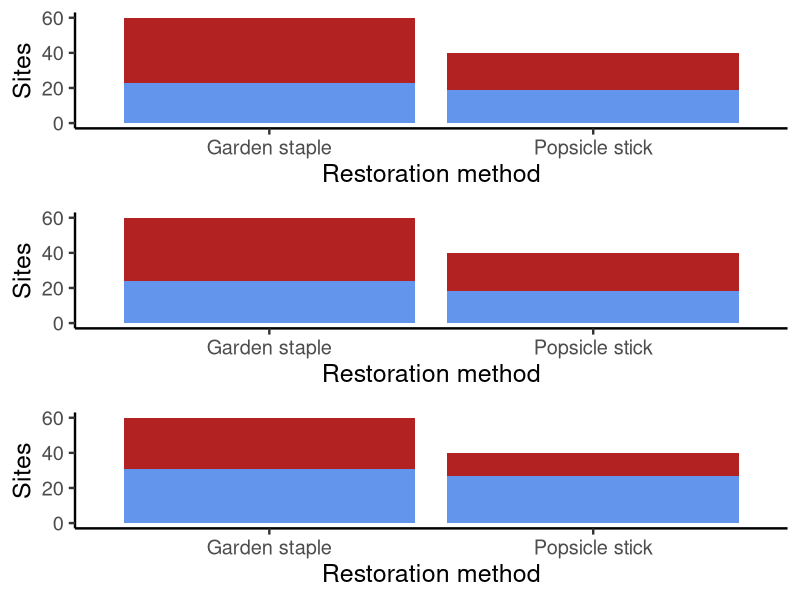
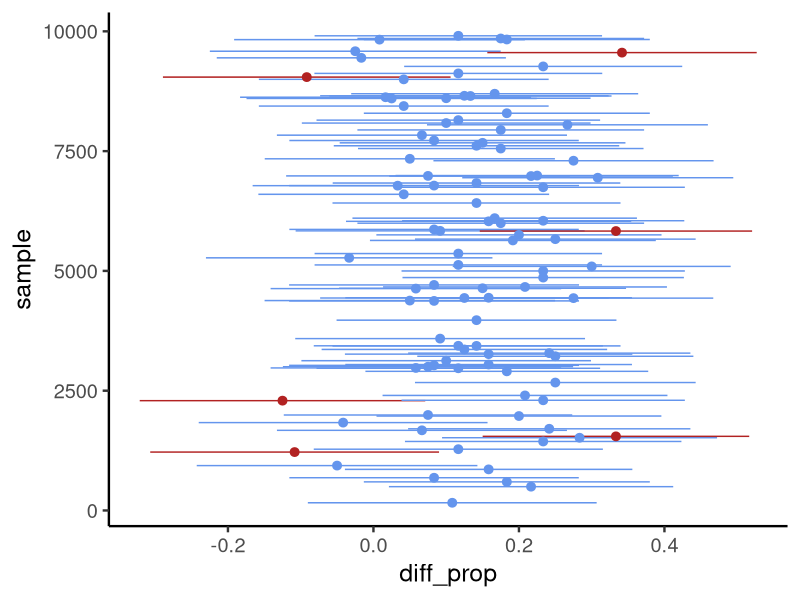
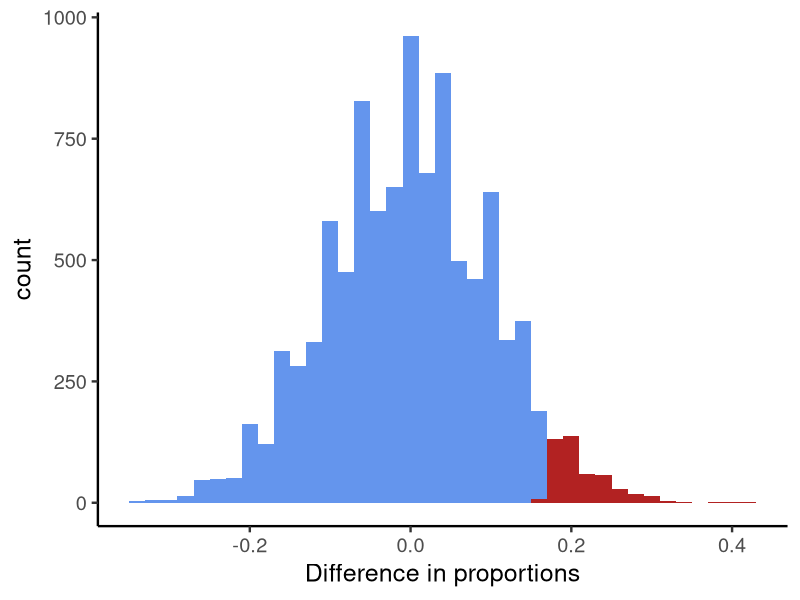
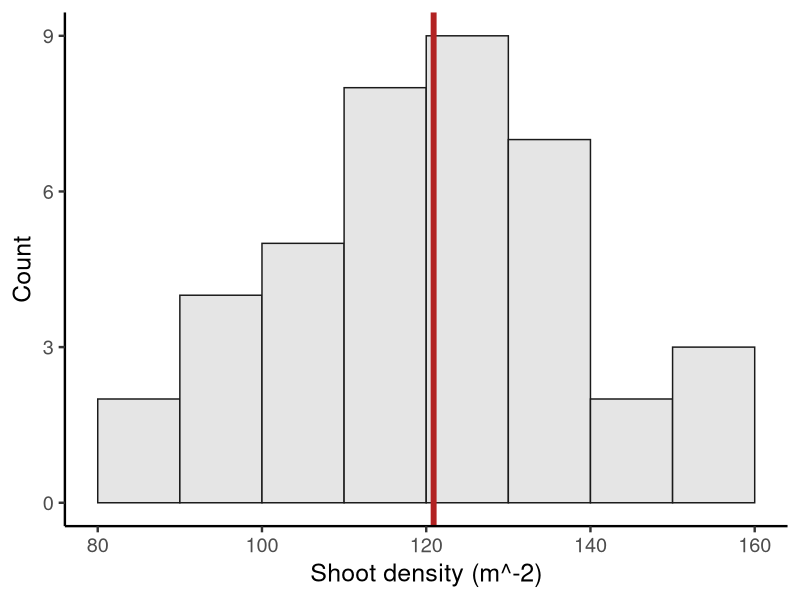
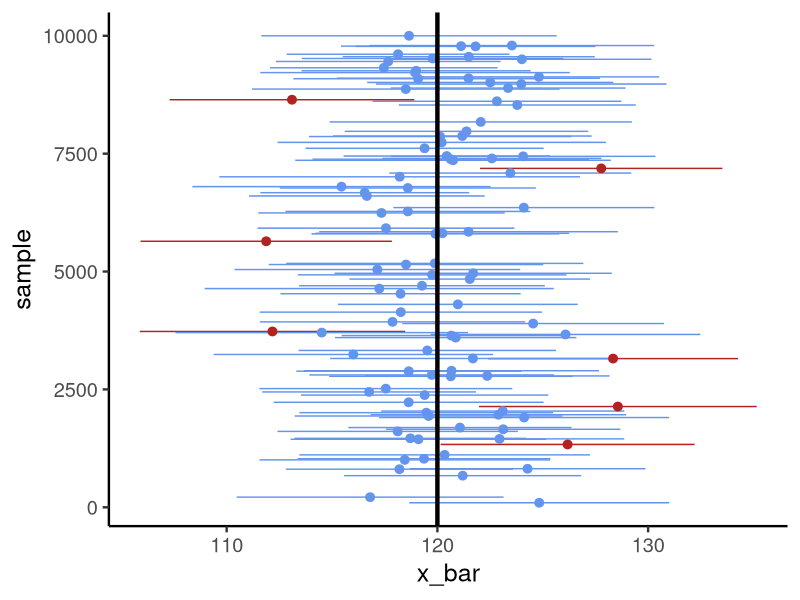
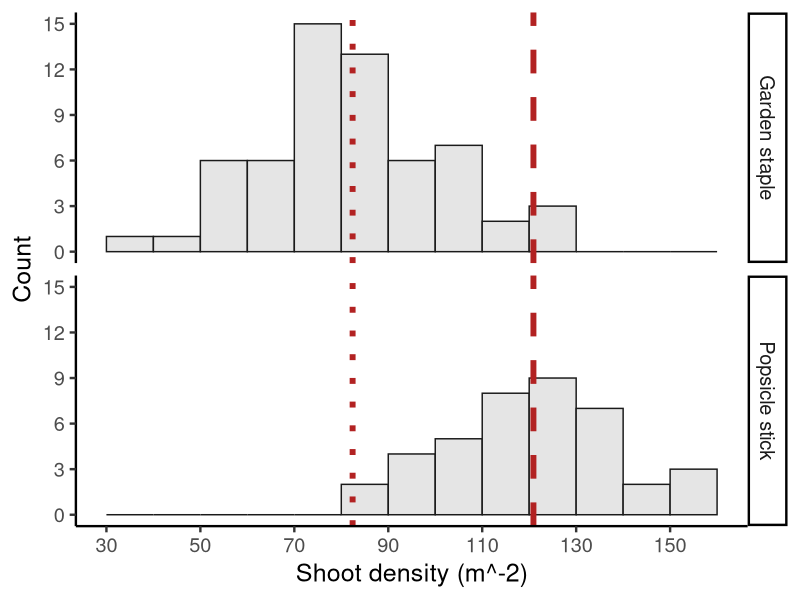
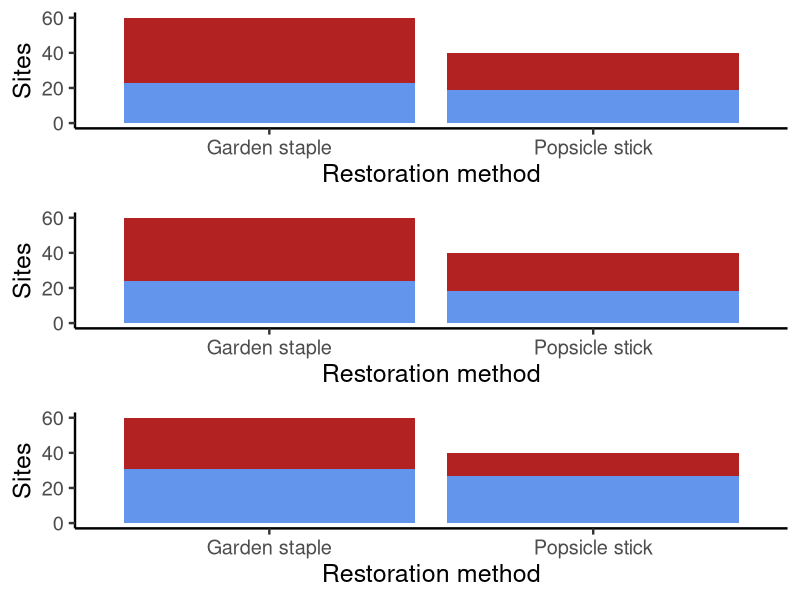
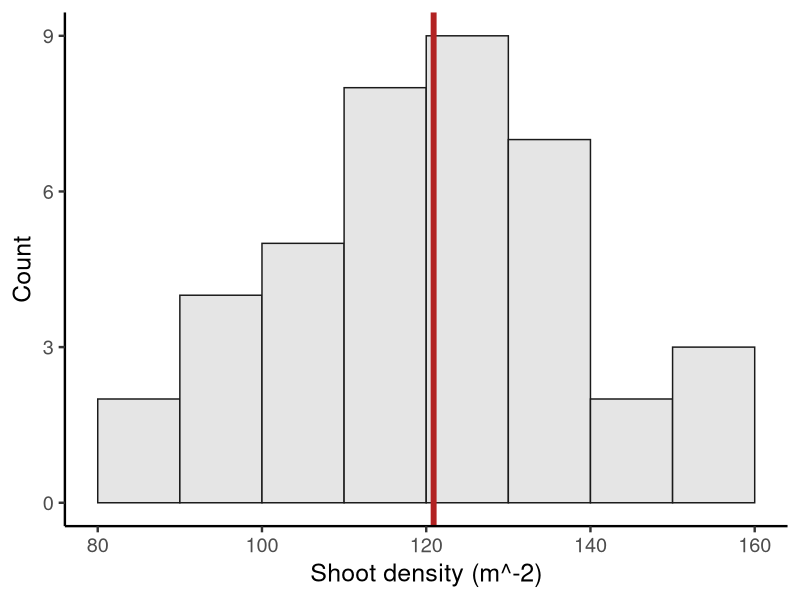

R code for these plots, in order:
library(tidyverse)
theme_set(theme_classic(18))
set.seed(123)


# How to run a statistical "experiment" -----------------------------------

# This is the population:
p1 <- 0.42
p2 <- 0.55
n1 <- 60
n2 <- 40

# Here are three samples
plot_sample <- function() {
  x1 <- rbinom(1, size = n1, prob = p1)
  x2 <- rbinom(1, size = n2, prob = p2)
  rbind(
    tibble(treatment = "Garden staple", success = c(rep(1, x1), rep(0, n1 - x1))),
    tibble(treatment = "Popsicle stick", success = c(rep(1, x2), rep(0, n2 - x2)))
  ) %>% 
    mutate(success_fct = factor(success, labels = c("Fail", "Succeed"))) %>% 
    ggplot(aes(treatment, fill = success_fct)) +
    geom_bar() +
    scale_fill_manual(values = c("firebrick", "cornflowerblue")) +
    labs(x = "Restoration method",
         y = "Sites",
         fill = "Outcome") +
    theme(legend.position = "none")
}
cowplot::plot_grid(
  plot_sample(),
  plot_sample(),
  plot_sample(),
  ncol = 1
)
ggsave("course-materials/lecture-slides/scratch/week5/3samples.png",
       width = 4,
       height = 8,
       units = "in")


# confidence interval -----------------------------------------------------

# Claim: a 95% confidence interval contains the population parameter 95% of the time

# 1. Choose parameters and predictor
p1 <- 0.42
p2 <- 0.55
n1 <- 60
n2 <- 40

# 2. Simulate many samples
n_samples <- 1e4
x1 <- rbinom(n = n_samples,
             size = n1,
             prob = p1)
x2 <- rbinom(n = n_samples,
             size = n2,
             prob = p2)

# 3. Calculate statistic for each sample
p1_hat <- x1 / n1
p2_hat <- x2 / n2
diff_prop <- p2_hat - p1_hat

# 4. Calculate standard error for CI
se_diff_prop <- sqrt(p1_hat * (1 - p1_hat) / n1 + p2_hat * (1 - p2_hat) / n2)

# 5. Calculate CI for each sample
ci_95_lwr <- qnorm(0.025, mean = diff_prop, sd = se_diff_prop)
ci_95_upr <- qnorm(0.975, mean = diff_prop, sd = se_diff_prop)

# 6. Calculate coverage
covered <- ci_95_lwr <= p2 - p1 & p2 - p1 <= ci_95_upr
coverage <- mean(covered)
coverage

# 7. Visualize result
tibble(sample = 1:n_samples, 
       diff_prop, 
       ci_95_lwr, 
       ci_95_upr,
       covered = ci_95_lwr <= p2 - p1 & p2 - p1 <= ci_95_upr) %>% 
  sample_n(100) %>% 
  ggplot(aes(diff_prop, sample, xmin = ci_95_lwr, xmax = ci_95_upr, color = covered)) +
  geom_pointrange() +
  scale_color_manual(values = c(`FALSE` = "firebrick", `TRUE` = "cornflowerblue")) +
  theme(legend.position = "none")


# hypothesis test ---------------------------------------------------------

# Claim: at alpha=0.05, p values reject the null hypothesis correctly 95% of the time

# 1. Choose parameters and predictor FOR THE NULL HYPOTHESIS
p <- 0.5
n1 <- 60
n2 <- 40

# 2. Simulate many samples
n_samples <- 1e4
x1 <- rbinom(n = n_samples,
             size = n1,
             prob = p)
x2 <- rbinom(n = n_samples,
             size = n2,
             prob = p)

# 3. Calculate statistic for each sample
p1_hat <- x1 / n1
p2_hat <- x2 / n2
diff_prop <- p2_hat - p1_hat

# 4. Calculate standard error for null hypothesis
p_hat <- (x1 + x2) / (n1 + n2)
se_null <- sqrt(p_hat * (1 - p_hat) * (1 / n1 + 1 / n2))

# 5. Calculate p value
pval <- pnorm(diff_prop, mean = 0, sd = se_null, lower.tail = FALSE)
mean(pval <= 0.05)

# 6. Visualize result
tibble(diff_prop,
       reject = pval <= 0.05) %>% 
  ggplot(aes(diff_prop, fill = reject)) +
  geom_histogram(binwidth = 0.02) +
  scale_fill_manual(values = c(`FALSE` = "cornflowerblue", `TRUE` = "firebrick")) +
  labs(x = "Difference in proportions") +
  theme(legend.position = "none") 


# One sample mean ---------------------------------------------------------
set.seed(123)

mu <- 120
sigma <- 20
n <- 40

# Here is the sample
x <- rnorm(n, mu, sigma)
x_bar <- mean(x)
restoration_1mean <- tibble(
  shoot_density_m2 = x
)
ggplot(restoration_1mean, aes(shoot_density_m2)) +
  geom_histogram(binwidth = 10, 
                 boundary = 80, 
                 color = "grey10",
                 fill = "grey90") +
  geom_vline(xintercept = x_bar, color = "firebrick", linewidth = 2) +
  scale_x_continuous("Shoot density (m^-2)",
                     limits = c(80, 160),
                     breaks = seq(80, 160, by = 20)) +
  scale_y_continuous("Count",
                     breaks = seq(0, 12, by = 3))
ggsave("course-materials/lecture-slides/scratch/week5/1samplemean.png",
       width = 5,
       height = 5,
       units = "in")

# Claim: a 95% confidence interval contains the population parameter 95% of the time

# 1. Choose parameters and predictor
mu <- 120
sigma <- 20
n <- 40

# 2. Simulate many samples
n_samples <- 1e4
sim_sample <- function(i) rnorm(n, mu, sigma)
x <- map(1:1e4, sim_sample)

# 3. Calculate statistic for each sample
x_bar <- map_dbl(x, mean)

# 4. Calculate standard error for CI
se_mean <- map_dbl(x, sd) / sqrt(n)

# 5. Calculate CI for each sample
ci_95_lwr <- qnorm(0.025, mean = x_bar, sd = se_mean)
ci_95_upr <- qnorm(0.975, mean = x_bar, sd = se_mean)

# 6. Calculate coverage
covered <- ci_95_lwr <= mu & mu <= ci_95_upr
coverage <- mean(covered)
coverage

# 7. Visualize result
tibble(sample = 1:n_samples, 
       x_bar, 
       ci_95_lwr, 
       ci_95_upr,
       covered = ci_95_lwr <= mu & mu <= ci_95_upr) %>% 
  sample_n(100) %>% 
  ggplot(aes(x_bar, sample, xmin = ci_95_lwr, xmax = ci_95_upr, color = covered)) +
  geom_pointrange() +
  geom_vline(xintercept = mu, linewidth = 1.5) +
  scale_color_manual(values = c(`FALSE` = "firebrick", `TRUE` = "cornflowerblue")) +
  theme(legend.position = "none")


# Two sample difference in means ------------------------------------------

set.seed(123)

mu1 <- 120
mu2 <- 80
sigma <- 20
n1 <- 40
n2 <- 60

# Here is the sample
x1 <- rnorm(n1, mu1, sigma)
x_bar1 <- mean(x1)
x2 <- rnorm(n2, mu2, sigma)
x_bar2 <- mean(x2)
restoration_2means <- tibble(
  shoot_density_m2 = c(x1, x2),
  treatment = c(rep("Popsicle stick", n1), rep("Garden staple", n2))
)
ggplot(restoration_2means, aes(shoot_density_m2)) +
  geom_histogram(binwidth = 10, 
                 boundary = 80, 
                 color = "grey10",
                 fill = "grey90") +
  geom_vline(xintercept = x_bar1, 
             color = "firebrick", 
             linewidth = 2, 
             linetype = "dashed") +
  geom_vline(xintercept = x_bar2, 
             color = "firebrick", 
             linewidth = 2, 
             linetype = "dotted") +
  facet_grid(rows = vars(treatment)) +
  scale_x_continuous("Shoot density (m^-2)",
                     limits = c(30, 160),
                     breaks = seq(30, 160, by = 20)) +
  scale_y_continuous("Count",
                     breaks = seq(0, 15, by = 3))
ggsave("course-materials/lecture-slides/scratch/week5/2samplemean.png",
       width = 5,
       height = 5,
       units = "in")







